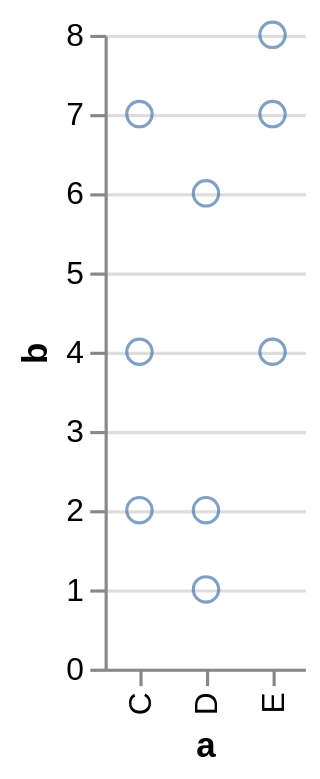

Vega-Lite specification stored for this chart:
### Vega specification from a JSON file in a GitHub repository (floating-point values rounded to 4 significant figures)
{"$schema": "http://vega.github.io/schema/vega/v3.0.json", "autosize": "pad", "padding": 5, "data": [{"name": "source_0", "values": [{"a": "C", "b": 2}, {"a": "C", "b": 7}, {"a": "C", "b": 4}, {"a": "D", "b": 1}, {"a": "D", "b": 2}, {"a": "D", "b": 6}, {"a": "E", "b": 8}, {"a": "E", "b": 4}, {"a": "E", "b": 7}], "format": {"type": "json", "parse": {"b": "number"}}, "transform": [{"type": "filter", "expr": "datum[\"b\"] !== null && !isNaN(datum[\"b\"])"}]}], "signals": [{"name": "width", "update": "bandspace(domain('x').length, 1, 0.5) * 21"}, {"name": "height", "update": "200"}, {"name": "unit", "value": {}, "on": [{"events": "mousemove", "update": "group()._id ? group() : unit"}]}], "marks": [{"name": "nested_main_group", "type": "group", "encode": {"update": {"width": {"signal": "width"}, "height": {"signal": "height"}, "fill": {"value": "transparent"}}}, "marks": [{"name": "marks", "type": "symbol", "role": "point", "from": {"data": "source_0"}, "encode": {"update": {"x": {"scale": "x", "field": "a"}, "y": {"scale": "y", "field": "b"}, "stroke": {"value": "#4c78a8"}, "fill": {"value": "transparent"}, "opacity": {"value": 0.7}}}}]}], "scales": [{"name": "x", "type": "point", "domain": {"data": "source_0", "field": "a", "sort": true}, "range": {"step": 21}, "round": true, "padding": 0.5}, {"name": "y", "type": "linear", "domain": {"data": "source_0", "field": "b"}, "range": [200, 0], "round": true, "nice": true, "zero": true}], "axes": [{"scale": "x", "orient": "bottom", "tickCount": 5, "title": "a", "zindex": 1, "encode": {"labels": {"update": {"angle": {"value": 270}, "align": {"value": "right"}, "baseline": {"value": "middle"}}}}}, {"scale": "y", "format": "s", "orient": "left", "title": "b", "zindex": 1}, {"scale": "y", "domain": false, "format": "s", "grid": true, "labels": false, "orient": "left", "ticks": false, "zindex": 0, "gridScale": "x"}]}
